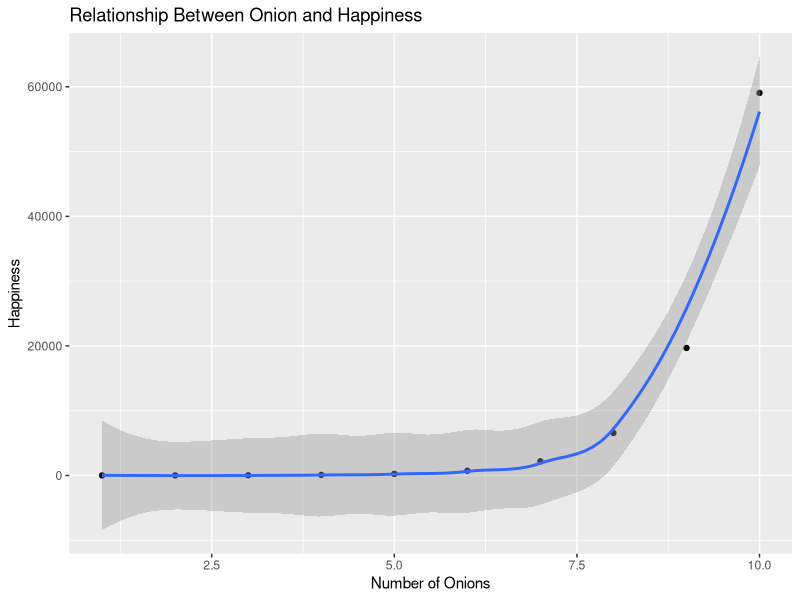

Source code (R):
## ---- chunk 1
library(tidyverse)
library(ggplot2)

onion_count = c(1, 2, 3, 4, 5, 6, 7, 8, 9 , 10)

df = data.frame(
  onion_count,
  happiness = 3^onion_count
)

ggplot(df, aes(x = onion_count, y = happiness)) +
  geom_point() +
  geom_smooth() +
  labs(title = "Relationship Between Onion and Happiness", x = "Number of Onions", y = "Happiness") 
